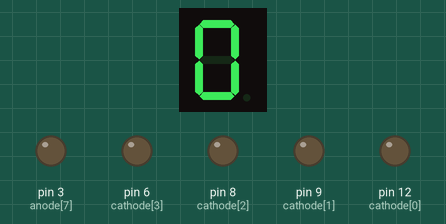
This sketch was run on a simulated Arduino Uno, built with avr-gcc and run on an emulated ATmega328P. Shown: 1-digit seven-segment display, output pins drawn as LEDs (lit = HIGH). Wiring (inferred from the names in the program): 1-digit 7-segment display, segments lit when HIGH: segments pin 11, pin 7, pin 4, pin 2, pin 1, pin 10, pin 5. The segment pins are drawn as the display they are named for; pins used as bus, display or sensor lines are not drawn.

Above: at 0.37 s.
At 0.87 s:
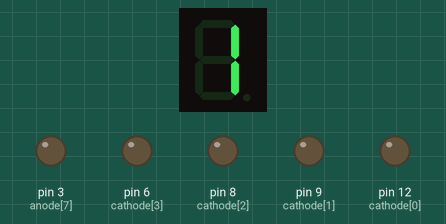
At 1.37 s:
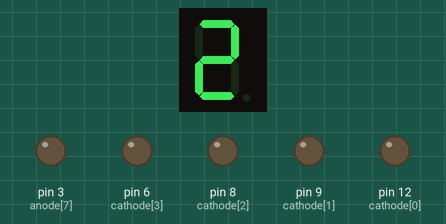
At 2.37 s:
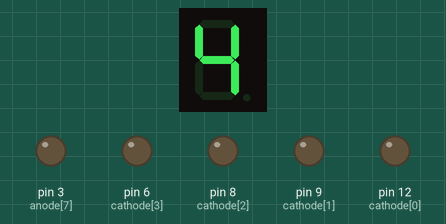
At 3.37 s:
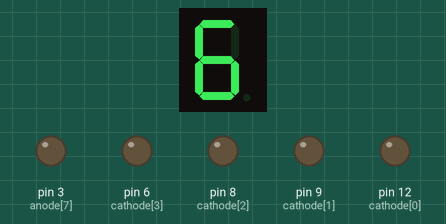
At 4.87 s:
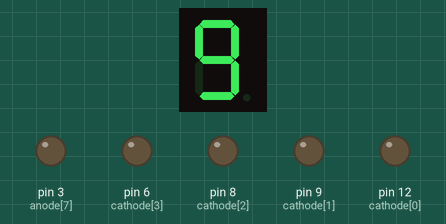
Timing chart, 0 to 40.0 s (numbered marks = the images above):
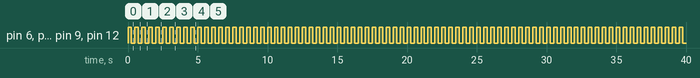

The sketch:

seven-segment2_numTest.ino
```cpp
/* clearAll関数：全桁・全セグメントへの入力をリセットする
 * numLighting関数：引数で受け取った数値を7セグ上で光らせる
 *
 * 未実装：桁ごとの表示, 小数点の使用 (しないかも)
 */

const int anode[] = {11, 7, 4, 2, 1, 10, 5, 3};
const int cathode[] = {12, 9, 8, 6};
int cnt;


void setup() {
  for (int i=0; i<8; i++) pinMode(anode[i], OUTPUT);
  for (int j=0; j<4; j++) pinMode(cathode[j], OUTPUT);
  cnt = 0;
}


void loop() {
  clearAll();  // 表示リセット
  delay(250);

  numLighting(cnt);
  for (int i=0; i<4; i++) digitalWrite(cathode[i], LOW);  // 表示する数値のインクリメント
  if (8 < cnt) cnt = 0;
  else cnt++;
  delay(250);
}


void clearAll() {
  for (int i=0; i<4; i++) digitalWrite(cathode[i], HIGH);  // 全桁を非表示にする
  for (int j=0; j<8; j++) digitalWrite(anode[j], LOW);  // 全セグメントの表示をオフにする
}


void numLighting(int num) {
  if (6 < num || num == 1 || num == 3) {  // 1, 3, 7, 8, 9
    digitalWrite(anode[1], HIGH);
    digitalWrite(anode[2], HIGH);
    if (num == 1) return;
    digitalWrite(anode[0], HIGH);
    if (num == 7) return;
    digitalWrite(anode[3], HIGH);
    digitalWrite(anode[6], HIGH);
    if (num == 3) return;
    digitalWrite(anode[5], HIGH);
    if (num == 9) return;
    digitalWrite(anode[4], HIGH);  // 8を表示
  }
  else if (num == 0) {  // 0
    for (int i=0; i<6; i++) digitalWrite(anode[i], HIGH);
  }
  else if (num == 2) {  // 2
    digitalWrite(anode[0], HIGH);
    digitalWrite(anode[1], HIGH);
    digitalWrite(anode[3], HIGH);
    digitalWrite(anode[4], HIGH);
    digitalWrite(anode[6], HIGH);
  }
  else if (num == 4) {  // 4
    digitalWrite(anode[1], HIGH);
    digitalWrite(anode[2], HIGH);
    digitalWrite(anode[5], HIGH);
    digitalWrite(anode[6], HIGH);
  }
  else {  // 5, 6
    digitalWrite(anode[0], HIGH);
    digitalWrite(anode[2], HIGH);
    digitalWrite(anode[3], HIGH);
    digitalWrite(anode[5], HIGH);
    digitalWrite(anode[6], HIGH);
    if (num == 5) return;
    digitalWrite(anode[4], HIGH);  // 6を表示
  }
  return;
}
```

Measured:
- by itself, pin 6 (cathode[3]), pin 8 (cathode[2]), pin 9 (cathode[1]), pin 12 (cathode[0]): alternates HIGH for 0.25 s and LOW for 0.25 s
- by itself, everything shown: repeats every 5.0 s, in 20 steps
